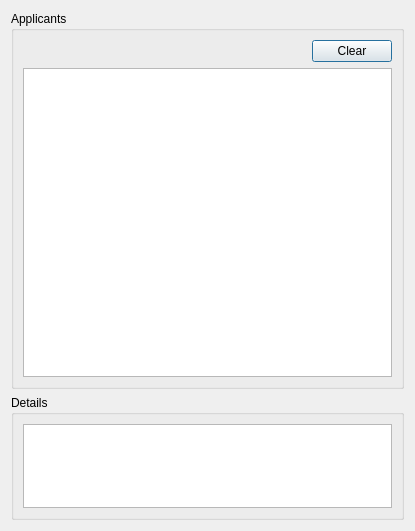
<?xml version="1.0" encoding="UTF-8"?>
<ui version="4.0">
 <class>AppLogDialog</class>
 <widget class="QDialog" name="AppLogDialog">
  <property name="geometry">
   <rect>
    <x>0</x>
    <y>0</y>
    <width>415</width>
    <height>531</height>
   </rect>
  </property>
  <property name="windowTitle">
   <string>All Applicants</string>
  </property>
  <layout class="QVBoxLayout" name="verticalLayout_3">
   <item>
    <widget class="QGroupBox" name="appGroupBox">
     <property name="title">
      <string>Applicants</string>
     </property>
     <layout class="QVBoxLayout" name="verticalLayout">
      <item>
       <layout class="QHBoxLayout" name="horizontalLayout">
        <item>
         <spacer name="horizontalSpacer">
          <property name="orientation">
           <enum>Qt::Horizontal</enum>
          </property>
          <property name="sizeHint" stdset="0">
           <size>
            <width>40</width>
            <height>20</height>
           </size>
          </property>
         </spacer>
        </item>
        <item>
         <widget class="QPushButton" name="clearButton">
          <property name="text">
           <string>Clear</string>
          </property>
         </widget>
        </item>
       </layout>
      </item>
      <item>
       <widget class="QListWidget" name="appListWidget"/>
      </item>
     </layout>
    </widget>
   </item>
   <item>
    <widget class="QGroupBox" name="detailsGroupBox_2">
     <property name="maximumSize">
      <size>
       <width>16777215</width>
       <height>125</height>
      </size>
     </property>
     <property name="title">
      <string>Details</string>
     </property>
     <layout class="QVBoxLayout" name="verticalLayout_2">
      <item>
       <widget class="QTextEdit" name="detailsTextEdit">
        <property name="maximumSize">
         <size>
          <width>16777215</width>
          <height>200</height>
         </size>
        </property>
       </widget>
      </item>
     </layout>
    </widget>
   </item>
  </layout>
 </widget>
 <resources/>
 <connections/>
</ui>
